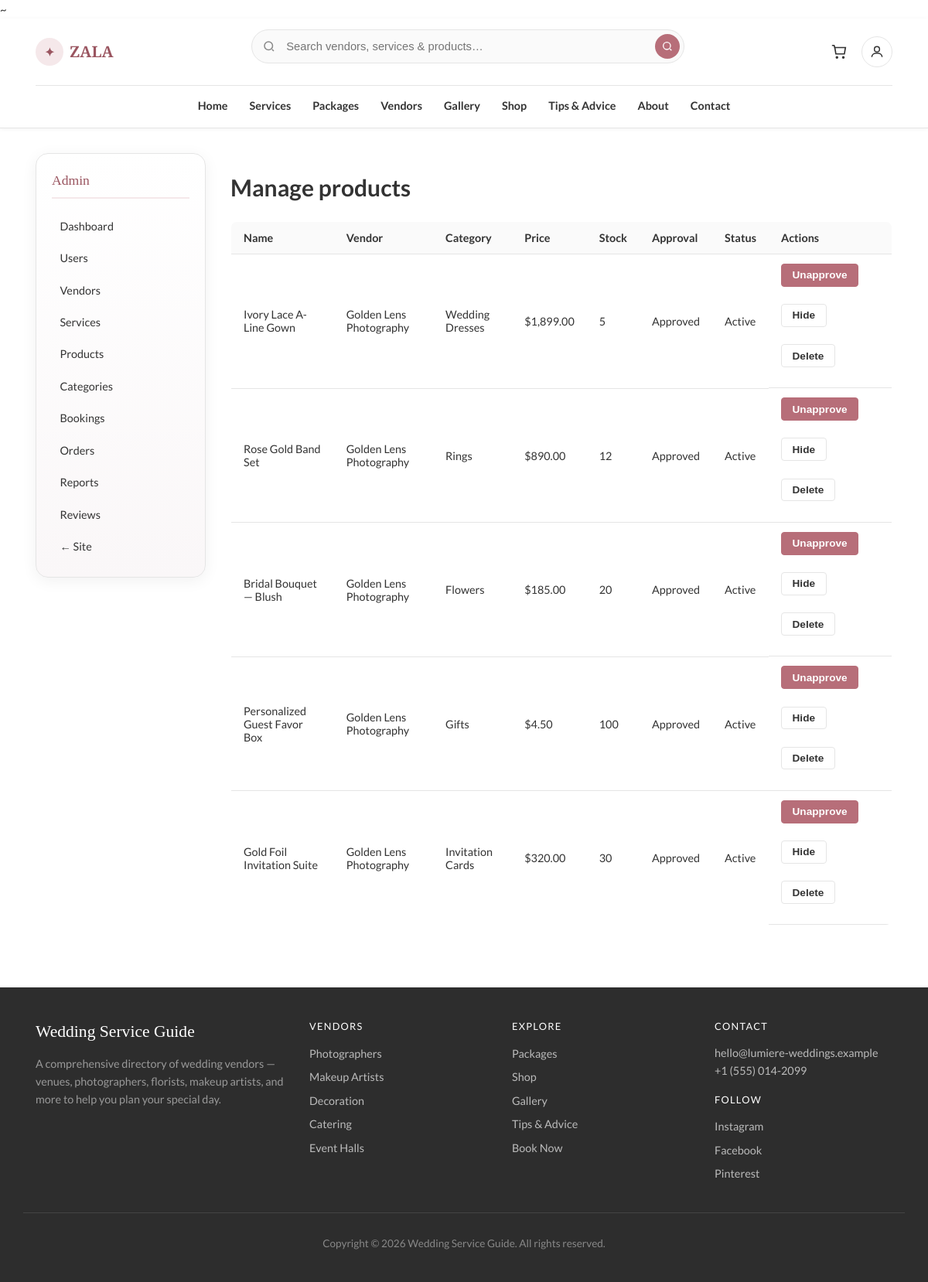
/admin/products.php (signed in), run on the app's committed database.
### tables this page shows
CREATE TABLE products (
    id INT UNSIGNED AUTO_INCREMENT PRIMARY KEY,
    vendor_id INT UNSIGNED NOT NULL,
    category_id INT UNSIGNED NOT NULL,
    name VARCHAR(200) NOT NULL,
    slug VARCHAR(220) NOT NULL UNIQUE,
    description TEXT,
    price DECIMAL(12,2) NOT NULL,
    stock INT UNSIGNED NOT NULL DEFAULT 0,
    image VARCHAR(255) DEFAULT NULL,
    is_approved TINYINT(1) NOT NULL DEFAULT 0,
    is_active TINYINT(1) NOT NULL DEFAULT 1,
    created_at TIMESTAMP DEFAULT CURRENT_TIMESTAMP,
    FOREIGN KEY (vendor_id) REFERENCES vendors(id) ON DELETE CASCADE,
    FOREIGN KEY (category_id) REFERENCES product_categories(id)
);

CREATE TABLE vendors (
    id INT UNSIGNED AUTO_INCREMENT PRIMARY KEY,
    user_id INT UNSIGNED NOT NULL UNIQUE,
    business_name VARCHAR(150) NOT NULL,
    slug VARCHAR(160) NOT NULL UNIQUE,
    description TEXT,
    location VARCHAR(120) DEFAULT NULL,
    phone VARCHAR(30) DEFAULT NULL,
    website VARCHAR(255) DEFAULT NULL,
    logo VARCHAR(255) DEFAULT NULL,
    rating_avg DECIMAL(3,2) NOT NULL DEFAULT 0,
    rating_count INT UNSIGNED NOT NULL DEFAULT 0,
    is_approved TINYINT(1) NOT NULL DEFAULT 0,
    created_at TIMESTAMP DEFAULT CURRENT_TIMESTAMP,
    FOREIGN KEY (user_id) REFERENCES users(id) ON DELETE CASCADE
);

CREATE TABLE product_categories (
    id INT UNSIGNED AUTO_INCREMENT PRIMARY KEY,
    name VARCHAR(100) NOT NULL,
    slug VARCHAR(120) NOT NULL UNIQUE
);

### includes/db.php (called while the page is built, shortened)
~<?php
function db(): PDO
{
    static $pdo = null;
    if ($pdo instanceof PDO) {
        return $pdo;
    }
    $config = require dirname(__DIR__) . '/config.php';
    $db = $config['database'];
    $dsn = sprintf(
        'mysql:host=%s;port=%d;dbname=%s;charset=utf8mb4',
        $db['host'],
        (int) $db['port'],
        $db['name']
    );
    $pdo = new PDO($dsn, $db['user'], $db['pass'], [
        PDO::ATTR_ERRMODE            => PDO::ERRMODE_EXCEPTION,
        PDO::ATTR_DEFAULT_FETCH_MODE => PDO::FETCH_ASSOC,
        PDO::ATTR_EMULATE_PREPARES   => false,
    ]);
    return $pdo;
}

### includes/functions.php (called while the page is built, shortened)
<?php
function e(?string $value): string
{
    return htmlspecialchars((string) $value, ENT_QUOTES, 'UTF-8');
}
function format_money(float|string $amount): string
{
    $config = require dirname(__DIR__) . '/config.php';
    $symbol = $config['currency_symbol'] ?? '$';
    return $symbol . number_format((float) $amount, 2);
}

### config.php (called while the page is built)
<?php
return [
    'site_name'        => 'Wedding Service Guide',
    'tagline'          => 'Your complete wedding planning directory',
    'hero_title'       => 'Find the perfect vendors for your wedding',
    'hero_subtitle'    => 'Venues, photographers, makeup artists, catering, dresses, and more — all in one place.',
    'phone'            => '+1 (555) 014-2099',
    'email'            => 'hello@lumiere-weddings.example',
    'address'          => '128 Garden Lane, Bloom City',
    'currency_symbol'  => '$',
    'database'         => [
        'host' => '127.0.0.1',
        'port' => 3306,
        'name' => 'wedding_service',
        'user' => 'root',
        'pass' => '',
    ],
    'social' => [
        'instagram' => 'https://instagram.com/',
        'facebook'  => 'https://facebook.com/',
        'pinterest' => 'https://pinterest.com/',
    ],
];

### admin/products.php (the view, shortened to what this page needs)
<?php
$config = require dirname(__DIR__) . '/config.php';
require_once dirname(__DIR__) . '/includes/db.php';
require_once dirname(__DIR__) . '/includes/functions.php';
$products = db()->query(
    'SELECT p.*, c.name AS category_name, v.business_name
     FROM products p
     JOIN product_categories c ON c.id = p.category_id
     JOIN vendors v ON v.id = p.vendor_id
     ORDER BY p.created_at DESC'
)->fetchAll();
require dirname(__DIR__) . '/includes/admin_header.php';
?>
<h1>Manage products</h1>
<table class="data-table">
    <thead>
    <tr><th>Name</th><th>Vendor</th><th>Category</th><th>Price</th><th>Stock</th><th>Approval</th><th>Status</th><th>Actions</th></tr>
    </thead>
    <tbody>
    <?php foreach ($products as $p) : ?>
        <tr>
            <td><?= e($p['name']) ?></td>
            <td><?= e($p['business_name']) ?></td>
            <td><?= e($p['category_name']) ?></td>
            <td><?= format_money($p['price']) ?></td>
            <td><?= (int) $p['stock'] ?></td>
            <td><?= (int) $p['is_approved'] === 1 ? 'Approved' : 'Pending' ?></td>
            <td><?= (int) $p['is_active'] === 1 ? 'Active' : 'Hidden' ?></td>
            <td class="table-actions">
                <form method="post" class="inline-form">
                    <button type="submit" class="btn btn--primary btn--sm"><?= (int) $p['is_approved'] === 1 ? 'Unapprove' : 'Approve' ?></button>
                </form>
                <form method="post" class="inline-form">
                    <button type="submit" class="btn btn--ghost btn--sm"><?= (int) $p['is_active'] === 1 ? 'Hide' : 'Activate' ?></button>
                </form>
                <form method="post" class="inline-form" onsubmit="return confirm('Delete product?');">
                    <button type="submit" class="btn btn--ghost btn--sm">Delete</button>
                </form>
            </td>
        </tr>
    <?php endforeach; ?>
    </tbody>
</table>
<?php require dirname(__DIR__) . '/includes/admin_footer.php'; ?>

### css/wedding.css (style rules this page uses)
:root { --white: #ffffff; --bg: #fafafa; --bg-alt: #f3f3f3; --text: #333333; --text-muted: #666666; --text-light: #888888; --rose: #b76e79; --rose-dark: #9a5560; --rose-light: #f5e8ea; --gold: #c4a35a; --border: #e5e5e5; --shadow: 0 2px 12px rgba(0, 0, 0, 0.08); --shadow-hover: 0 8px 24px rgba(0, 0, 0, 0.12); --radius: 4px; --radius-lg: 8px; --font-sans: "Lato", "Segoe UI", system-ui, sans-serif; --font-display: "Playfair Display", Georgia, serif; --shell: min(1140px, calc(100% - 2rem)); --header-h: 72px; }
*, *::before, *::after { box-sizing: border-box; }
html { scroll-behavior: smooth; }
body { margin: 0; font-family: var(--font-sans); font-size: 15px; line-height: 1.6; color: var(--text); background: var(--white); }
.btn { display: inline-flex; align-items: center; justify-content: center; padding: 0.6rem 1.25rem; font-size: 0.9rem; font-weight: 600; border-radius: var(--radius); border: 1px solid transparent; cursor: pointer; text-decoration: none !important; transition: background 0.2s, color 0.2s, border-color 0.2s; }
.btn--primary { background: var(--rose); color: #fff !important; border-color: var(--rose); }
.btn--ghost { background: var(--white); color: var(--text) !important; border-color: var(--border); }
.btn--sm { padding: 0.4rem 0.85rem; font-size: 0.85rem; }
.data-table { width: 100%; border-collapse: collapse; background: var(--white); border: 1px solid var(--border); border-radius: var(--radius-lg); overflow: hidden; font-size: 0.9rem; }
.data-table th, .data-table td { padding: 0.75rem 1rem; border-bottom: 1px solid var(--border); text-align: left; }
.data-table th { background: var(--bg); font-weight: 600; color: var(--text); }
.inline-form { display: inline-flex; gap: 0.5rem; align-items: center; flex-wrap: wrap; }
:root { --radius-xl: 16px; --dash-shadow: 0 4px 20px rgba(0, 0, 0, 0.06); }
.action-row, .table-actions { display: flex; flex-wrap: wrap; gap: 0.5rem; align-items: center; }

### data on the page
products: name "Ivory Lace A-Line Gown", vendor.business_name "Golden Lens Photography", category.name "Wedding Dresses", price "$1,899.00", stock "5", is_approved "Approved", is_active "Active"
products: name "Rose Gold Band Set", vendor.business_name "Golden Lens Photography", category.name "Rings", price "$890.00", stock "12", is_approved "Approved", is_active "Active"
products: name "Bridal Bouquet — Blush", vendor.business_name "Golden Lens Photography", category.name "Flowers", price "$185.00", stock "20", is_approved "Approved", is_active "Active"
products: name "Personalized Guest Favor Box", vendor.business_name "Golden Lens Photography", category.name "Gifts", price "$4.50", stock "100", is_approved "Approved", is_active "Active"
products: name "Gold Foil Invitation Suite", vendor.business_name "Golden Lens Photography", category.name "Invitation Cards", price "$320.00", stock "30", is_approved "Approved", is_active "Active"

### other printed values
$siteName "Wedding Service Guide"
$email "hello@lumiere-weddings.example"
$phone "+1 (555) 014-2099"
